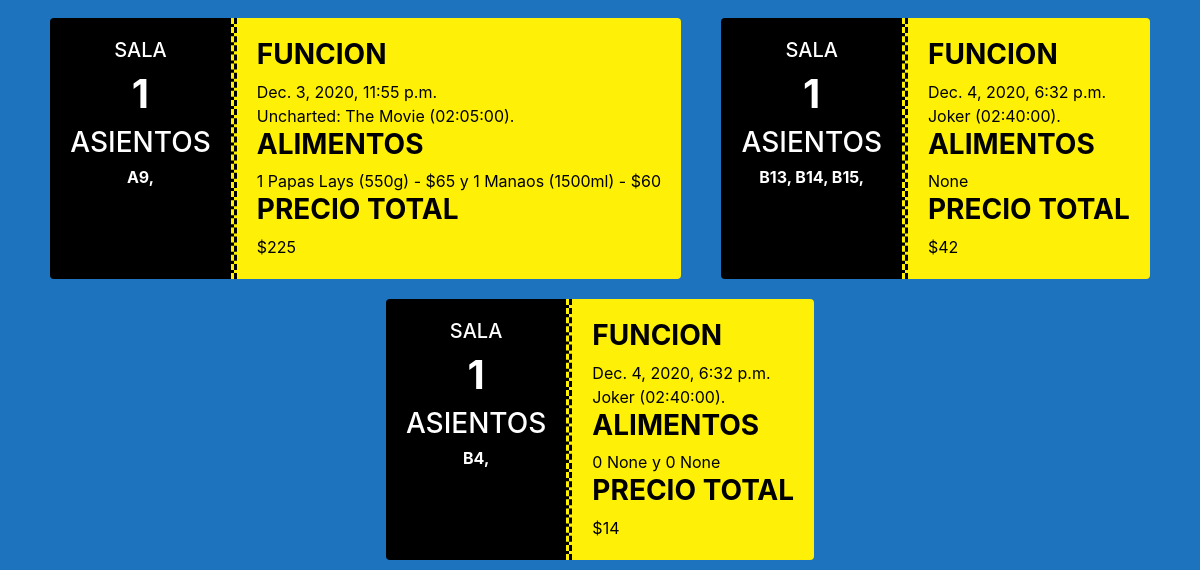
Page /client/mytickets/ (signed in, lower part) on the earlier database version.
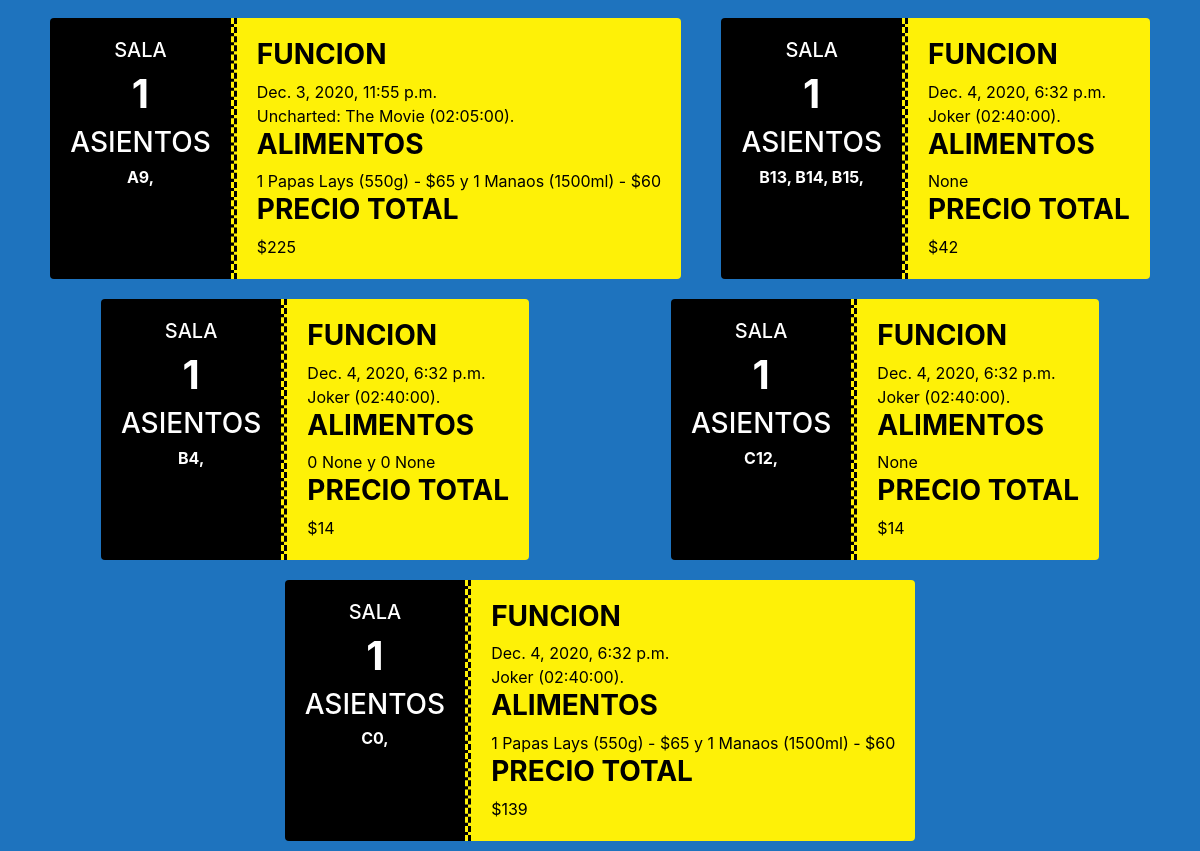
Same page on the later database version.
### FilmHub/models.py (models this page shows, shortened)
class Factura(models.Model):
    boleto = models.ForeignKey(Boleto, on_delete=models.CASCADE)
    combo_comida = models.ForeignKey(Combo_Comida, on_delete=models.CASCADE, null=True, blank=True)
    user = models.ForeignKey(User, on_delete=models.CASCADE, blank=True, null=True)
    precio_final = models.IntegerField(default=0, blank=True, null=True)
    def precio_total(self):
        valor_boleto = self.boleto.funcion.pelicula.precio_base * len(self.boleto.asientos.all())
        try:
            valor_alimentos = self.combo_comida.comida.precio_unidad * self.combo_comida.cant_comida + self.combo_comida.bebida.precio_unidad * self.combo_comida.cant_bebida
            self.precio_final = valor_boleto + valor_alimentos
            print ("no dio error")
        except:
            self.precio_final = valor_boleto
            print ("dio error")
        self.save()
    def __str__(self):
        fechayhora = datetime.datetime.now()
        fecha_y_hora = fechayhora.strftime("%d-%m-%Y %H:%M:%S")
        self.precio_total()
        return "$" + str(self.precio_final)

class Boleto(models.Model):
    id = models.AutoField(primary_key=True)
    asientos = models.ManyToManyField(Asiento, blank=True)
    funcion = models.ForeignKey(Funcion, on_delete=models.SET_NULL, null=True)

class Funcion(models.Model):
    id = models.AutoField(primary_key=True)
    horario = models.DateTimeField(null=True)
    sala = models.ForeignKey(Sala, on_delete=models.CASCADE, null=True)
    pelicula = models.ForeignKey(Pelicula, on_delete=models.CASCADE, null=True)

class Sala(models.Model):
    id = models.AutoField(primary_key=True)
    numero = models.IntegerField(default=0, blank=True, null=True)

class Asiento(models.Model):
    id = models.AutoField(primary_key=True)
    reservado = models.BooleanField(default=False)
    fila = models.CharField(max_length=1)
    butaca = models.IntegerField(default=0, blank=True, null=True)
    sala = models.ForeignKey(Sala, on_delete=models.CASCADE, null=True)

class Pelicula(models.Model):
    id = models.AutoField(primary_key=True)
    nombre = models.CharField(max_length=25)
    descripcion = models.CharField(max_length=100)
    portada = models.ImageField(default='default.jpg', upload_to='portadas')
    duracion = models.TimeField(null=True)
    precio_base = models.IntegerField(default=0, blank=True, null=True)
    def __str__(self):
        return str(self.nombre) + " (" + str(self.duracion) + ")."

class Combo_Comida(models.Model):
    id = models.AutoField(primary_key=True)
    comida = models.ForeignKey(Comida, on_delete=models.CASCADE, blank=True, null=True)
    cant_comida = models.IntegerField(default=0, blank=True, null=True)
    bebida = models.ForeignKey(Bebida, on_delete=models.CASCADE, blank=True, null=True)
    cant_bebida = models.IntegerField(default=0, blank=True, null=True)
    def __str__(self):
        return str(self.cant_comida) + " " + str(self.comida) + " y " + str(self.cant_bebida) + " " + str(self.bebida)

class Comida(models.Model):
    id = models.AutoField(primary_key=True)
    nombre = models.CharField(max_length=25)
    contenido_neto = models.IntegerField(default=0, blank=True, null=True)
    precio_unidad = models.IntegerField(default=0, blank=True, null=True)
    def __str__(self):
        return (self.nombre + " (" + str(self.contenido_neto) + "g)" + " - " + "$" + str(self.precio_unidad))

class Bebida(models.Model):
    id = models.AutoField(primary_key=True)
    nombre = models.CharField(max_length=25)
    contenido_neto = models.IntegerField(default=0, blank=True, null=True)
    precio_unidad = models.IntegerField(default=0, blank=True, null=True)
    def __str__(self):
        return (self.nombre + " (" + str(self.contenido_neto) + "ml)" + " - " + "$" + str(self.precio_unidad))

### FilmHub/views.py (the view)
# urls.py: path('client/mytickets/', views.MyTicketsView, name="my_tickets"),
@login_required(login_url='loginView')
def MyTicketsView(request):
    facturas = Factura.objects.filter(user=request.user)
    now = datetime.datetime.now()
    context= {
        'facturas':facturas
    }
    return render(request, 'FilmHub/my_tickets.html', context)

### FilmHub/templates/FilmHub/my_tickets.html
{% extends 'FilmHub/main.html'%}
{% block content %}
<div class="container h-100">
    <div class="row justify-content-around">
                {% for factura in facturas  %}
                <div class="col-sm-auto">
                <div style="margin:10px 0px 10px 0px" class="row justify-content-center">
                    <div style="color:white;background-color:black;border-top-right-radius: 0px;border-bottom-right-radius: 0px;border-style: none dashed none none;border-color: #fef107ff;border-width: 3px;" class="card card-body">
                        <div class="col-md-auto">
                            <div class="row justify-content-center">
                                <h5>SALA</h5>
                            </div>
                            <div class="row justify-content-center">
                                <h1><b>{{ factura.boleto.funcion.sala.numero }}</b></h1>
                            </div>
                            <div class="row justify-content-center">
                                <h3>ASIENTOS </h3>
                            </div>
                            <div class="row justify-content-center">
                                <h6><b> {% for asiento in factura.boleto.asientos.all %}{{ asiento.fila}}{{ asiento.butaca}}, {%endfor%}</b> </h6>
                            </div>
                        </div>
                    </div>
                    <div style="color:black;background-color:#fef107ff;border-top-left-radius: 0px;border-bottom-left-radius: 0px;border-style: none none none dashed;border-color: black;border-width: 3px;" class="card card-body">
                        <div class="col-md-auto">
                            <div class="row justify-content-left">
                                <h3><b>FUNCION </b></h3>
                            </div>
                            <div class="row justify-content-left">
                                {{ factura.boleto.funcion.horario }}
                            </div>
                            <div class="row justify-content-left">
                                {{ factura.boleto.funcion.pelicula }}
                            </div>
                            <div class="row justify-content-left">
                                <h3><b>ALIMENTOS</b></h3>
                            </div>
                            <div class="row justify-content-left">
                                {{ factura.combo_comida }}
                            </div>
                            <div class="row justify-content-left">
                                <h3><b>PRECIO TOTAL</b></h3>
                            </div>
                            <div class="row justify-content-left">
                                {{ factura }}
                            </div>
                        </div>
                    </div>
                </div>
                </div>
                {% endfor %}
    </div>
</div>
{% endblock %}

Differences in the rows shown:
added Factura: boleto.funcion.sala.numero "1", boleto.funcion.horario "Dec. 4, 2020, 6:32 p.m.", boleto.funcion.pelicula "Joker (02:40:00).", combo_comida "None", boleto+combo_comida+id "$14"
now on this page (row edited): Asiento: fila "C", butaca "12", shown under "1"
added Factura: boleto.funcion.sala.numero "1", boleto.funcion.horario "Dec. 4, 2020, 6:32 p.m.", boleto.funcion.pelicula "Joker (02:40:00).", combo_comida "1 Papas Lays (550g) - $65 y 1 Manaos (1500ml) - $60", boleto+combo_comida+id "$139"
now on this page (row edited): Asiento: fila "C", butaca "0", shown under "1"
